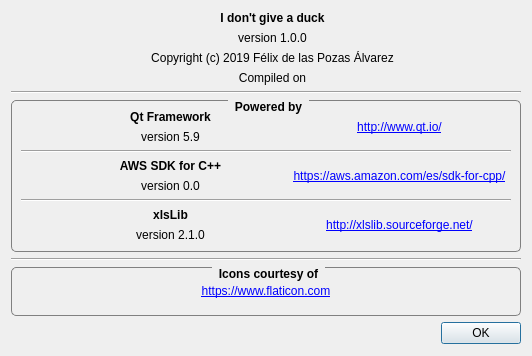
<?xml version="1.0" encoding="UTF-8"?>
<ui version="4.0">
 <class>AboutDialog</class>
 <widget class="QDialog" name="AboutDialog">
  <property name="geometry">
   <rect>
    <x>0</x>
    <y>0</y>
    <width>532</width>
    <height>356</height>
   </rect>
  </property>
  <property name="minimumSize">
   <size>
    <width>532</width>
    <height>356</height>
   </size>
  </property>
  <property name="maximumSize">
   <size>
    <width>532</width>
    <height>356</height>
   </size>
  </property>
  <property name="windowTitle">
   <string>About...</string>
  </property>
  <property name="windowIcon">
   <iconset resource="../resources/resources.qrc">
    <normaloff>:/Pato/question.svg</normaloff>:/Pato/question.svg</iconset>
  </property>
  <layout class="QVBoxLayout" name="verticalLayout">
   <item>
    <layout class="QVBoxLayout" name="verticalLayout_2">
     <item>
      <layout class="QHBoxLayout" name="horizontalLayout" stretch="0,0,0,0">
       <item>
        <spacer name="horizontalSpacer">
         <property name="orientation">
          <enum>Qt::Horizontal</enum>
         </property>
         <property name="sizeHint" stdset="0">
          <size>
           <width>40</width>
           <height>20</height>
          </size>
         </property>
        </spacer>
       </item>
       <item>
        <widget class="QLabel" name="label">
         <property name="maximumSize">
          <size>
           <width>64</width>
           <height>64</height>
          </size>
         </property>
         <property name="text">
          <string/>
         </property>
         <property name="pixmap">
          <pixmap resource="../resources/resources.qrc">:/Pato/duck.png</pixmap>
         </property>
         <property name="scaledContents">
          <bool>true</bool>
         </property>
         <property name="alignment">
          <set>Qt::AlignCenter</set>
         </property>
        </widget>
       </item>
       <item>
        <layout class="QVBoxLayout" name="verticalLayout_3">
         <item>
          <widget class="QLabel" name="label_2">
           <property name="font">
            <font>
             <weight>75</weight>
             <bold>true</bold>
            </font>
           </property>
           <property name="text">
            <string>I don't give a duck</string>
           </property>
           <property name="alignment">
            <set>Qt::AlignCenter</set>
           </property>
          </widget>
         </item>
         <item>
          <widget class="QLabel" name="m_version">
           <property name="text">
            <string>version 1.0.0</string>
           </property>
           <property name="alignment">
            <set>Qt::AlignCenter</set>
           </property>
          </widget>
         </item>
         <item>
          <widget class="QLabel" name="label_4">
           <property name="text">
            <string>Copyright (c) 2019 Félix de las Pozas Álvarez</string>
           </property>
           <property name="alignment">
            <set>Qt::AlignCenter</set>
           </property>
          </widget>
         </item>
         <item>
          <widget class="QLabel" name="m_compilationDate">
           <property name="text">
            <string>Compiled on</string>
           </property>
           <property name="alignment">
            <set>Qt::AlignCenter</set>
           </property>
          </widget>
         </item>
        </layout>
       </item>
       <item>
        <spacer name="horizontalSpacer_2">
         <property name="orientation">
          <enum>Qt::Horizontal</enum>
         </property>
         <property name="sizeHint" stdset="0">
          <size>
           <width>40</width>
           <height>20</height>
          </size>
         </property>
        </spacer>
       </item>
      </layout>
     </item>
     <item>
      <widget class="Line" name="line">
       <property name="orientation">
        <enum>Qt::Horizontal</enum>
       </property>
      </widget>
     </item>
     <item>
      <widget class="QGroupBox" name="groupBox">
       <property name="font">
        <font>
         <weight>75</weight>
         <bold>true</bold>
        </font>
       </property>
       <property name="styleSheet">
        <string notr="true">QGroupBox {
    border: 1px solid gray;
    border-radius: 5px;
    margin-top: 2ex;
}

QGroupBox::title {
    subcontrol-origin: margin;
    subcontrol-position: top center; /* position at the top center */
    padding: 0px 5px;
}</string>
       </property>
       <property name="title">
        <string>Powered by</string>
       </property>
       <property name="alignment">
        <set>Qt::AlignHCenter|Qt::AlignTop</set>
       </property>
       <property name="flat">
        <bool>false</bool>
       </property>
       <layout class="QVBoxLayout" name="verticalLayout_11">
        <item>
         <layout class="QHBoxLayout" name="horizontalLayout_7">
          <property name="topMargin">
           <number>0</number>
          </property>
          <item>
           <widget class="QLabel" name="label_3">
            <property name="maximumSize">
             <size>
              <width>32</width>
              <height>32</height>
             </size>
            </property>
            <property name="text">
             <string/>
            </property>
            <property name="pixmap">
             <pixmap resource="../resources/resources.qrc">:/Pato/qt.ico</pixmap>
            </property>
            <property name="scaledContents">
             <bool>true</bool>
            </property>
           </widget>
          </item>
          <item>
           <layout class="QVBoxLayout" name="verticalLayout_4">
            <item>
             <widget class="QLabel" name="label_26">
              <property name="font">
               <font>
                <weight>75</weight>
                <bold>true</bold>
               </font>
              </property>
              <property name="text">
               <string>Qt Framework</string>
              </property>
              <property name="alignment">
               <set>Qt::AlignCenter</set>
              </property>
             </widget>
            </item>
            <item>
             <widget class="QLabel" name="m_qtVersion">
              <property name="text">
               <string>version 5.9</string>
              </property>
              <property name="alignment">
               <set>Qt::AlignCenter</set>
              </property>
             </widget>
            </item>
           </layout>
          </item>
          <item>
           <widget class="QLabel" name="label_7">
            <property name="text">
             <string>&lt;a href=&quot;http://www.qt.io/&quot;&gt;http://www.qt.io/&lt;/a&gt;</string>
            </property>
            <property name="alignment">
             <set>Qt::AlignCenter</set>
            </property>
            <property name="openExternalLinks">
             <bool>true</bool>
            </property>
           </widget>
          </item>
         </layout>
        </item>
        <item>
         <widget class="Line" name="line_2">
          <property name="orientation">
           <enum>Qt::Horizontal</enum>
          </property>
         </widget>
        </item>
        <item>
         <layout class="QHBoxLayout" name="horizontalLayout_2">
          <item>
           <widget class="QLabel" name="label_8">
            <property name="maximumSize">
             <size>
              <width>32</width>
              <height>32</height>
             </size>
            </property>
            <property name="text">
             <string/>
            </property>
            <property name="pixmap">
             <pixmap resource="../resources/resources.qrc">:/Pato/AWS_Logo.svg</pixmap>
            </property>
            <property name="scaledContents">
             <bool>true</bool>
            </property>
           </widget>
          </item>
          <item>
           <layout class="QVBoxLayout" name="verticalLayout_5">
            <item>
             <widget class="QLabel" name="label_9">
              <property name="font">
               <font>
                <weight>75</weight>
                <bold>true</bold>
               </font>
              </property>
              <property name="text">
               <string>AWS SDK for C++</string>
              </property>
              <property name="alignment">
               <set>Qt::AlignCenter</set>
              </property>
             </widget>
            </item>
            <item>
             <widget class="QLabel" name="m_awsVersion">
              <property name="text">
               <string>version 0.0</string>
              </property>
              <property name="alignment">
               <set>Qt::AlignCenter</set>
              </property>
             </widget>
            </item>
           </layout>
          </item>
          <item>
           <widget class="QLabel" name="label_6">
            <property name="text">
             <string>&lt;a href=&quot;https://aws.amazon.com/es/sdk-for-cpp/&quot;&gt;https://aws.amazon.com/es/sdk-for-cpp/&lt;/a&gt;</string>
            </property>
            <property name="alignment">
             <set>Qt::AlignCenter</set>
            </property>
            <property name="openExternalLinks">
             <bool>true</bool>
            </property>
           </widget>
          </item>
         </layout>
        </item>
        <item>
         <widget class="Line" name="line_4">
          <property name="orientation">
           <enum>Qt::Horizontal</enum>
          </property>
         </widget>
        </item>
        <item>
         <layout class="QHBoxLayout" name="horizontalLayout_3">
          <item>
           <widget class="QLabel" name="label_5">
            <property name="minimumSize">
             <size>
              <width>32</width>
              <height>16</height>
             </size>
            </property>
            <property name="maximumSize">
             <size>
              <width>32</width>
              <height>16</height>
             </size>
            </property>
            <property name="text">
             <string/>
            </property>
            <property name="pixmap">
             <pixmap resource="../resources/resources.qrc">:/Pato/xlslibLogo.png</pixmap>
            </property>
            <property name="scaledContents">
             <bool>true</bool>
            </property>
           </widget>
          </item>
          <item>
           <layout class="QVBoxLayout" name="verticalLayout_6">
            <item>
             <widget class="QLabel" name="label_12">
              <property name="font">
               <font>
                <weight>75</weight>
                <bold>true</bold>
               </font>
              </property>
              <property name="text">
               <string>xlsLib</string>
              </property>
              <property name="alignment">
               <set>Qt::AlignCenter</set>
              </property>
             </widget>
            </item>
            <item>
             <widget class="QLabel" name="m_xlslibVersion">
              <property name="text">
               <string>version 2.1.0</string>
              </property>
              <property name="alignment">
               <set>Qt::AlignCenter</set>
              </property>
             </widget>
            </item>
           </layout>
          </item>
          <item>
           <widget class="QLabel" name="label_11">
            <property name="text">
             <string>&lt;a href=&quot;http://xlslib.sourceforge.net/&quot;&gt;http://xlslib.sourceforge.net/&lt;/a&gt;</string>
            </property>
            <property name="alignment">
             <set>Qt::AlignCenter</set>
            </property>
            <property name="openExternalLinks">
             <bool>true</bool>
            </property>
           </widget>
          </item>
         </layout>
        </item>
       </layout>
      </widget>
     </item>
    </layout>
   </item>
   <item>
    <widget class="Line" name="line_3">
     <property name="orientation">
      <enum>Qt::Horizontal</enum>
     </property>
    </widget>
   </item>
   <item>
    <widget class="QGroupBox" name="groupBox_2">
     <property name="font">
      <font>
       <weight>75</weight>
       <bold>true</bold>
      </font>
     </property>
     <property name="styleSheet">
      <string notr="true">QGroupBox {
    border: 1px solid gray;
    border-radius: 5px;
    margin-top: 2ex;
}

QGroupBox::title {
    subcontrol-origin: margin;
    subcontrol-position: top center; /* position at the top center */
    padding: 0px 5px;
}</string>
     </property>
     <property name="title">
      <string>Icons courtesy of</string>
     </property>
     <layout class="QVBoxLayout" name="verticalLayout_7">
      <item>
       <widget class="QLabel" name="label_10">
        <property name="text">
         <string>&lt;a href=&quot;https://www.flaticon.com&quot;&gt;https://www.flaticon.com&lt;/a&gt;</string>
        </property>
        <property name="alignment">
         <set>Qt::AlignCenter</set>
        </property>
        <property name="openExternalLinks">
         <bool>true</bool>
        </property>
       </widget>
      </item>
     </layout>
    </widget>
   </item>
   <item>
    <widget class="QDialogButtonBox" name="buttonBox">
     <property name="maximumSize">
      <size>
       <width>575</width>
       <height>23</height>
      </size>
     </property>
     <property name="orientation">
      <enum>Qt::Horizontal</enum>
     </property>
     <property name="standardButtons">
      <set>QDialogButtonBox::Ok</set>
     </property>
    </widget>
   </item>
  </layout>
 </widget>
 <resources>
  <include location="../resources/resources.qrc"/>
 </resources>
 <connections>
  <connection>
   <sender>buttonBox</sender>
   <signal>accepted()</signal>
   <receiver>AboutDialog</receiver>
   <slot>accept()</slot>
   <hints>
    <hint type="sourcelabel">
     <x>248</x>
     <y>254</y>
    </hint>
    <hint type="destinationlabel">
     <x>157</x>
     <y>274</y>
    </hint>
   </hints>
  </connection>
  <connection>
   <sender>buttonBox</sender>
   <signal>rejected()</signal>
   <receiver>AboutDialog</receiver>
   <slot>reject()</slot>
   <hints>
    <hint type="sourcelabel">
     <x>316</x>
     <y>260</y>
    </hint>
    <hint type="destinationlabel">
     <x>286</x>
     <y>274</y>
    </hint>
   </hints>
  </connection>
 </connections>
</ui>
